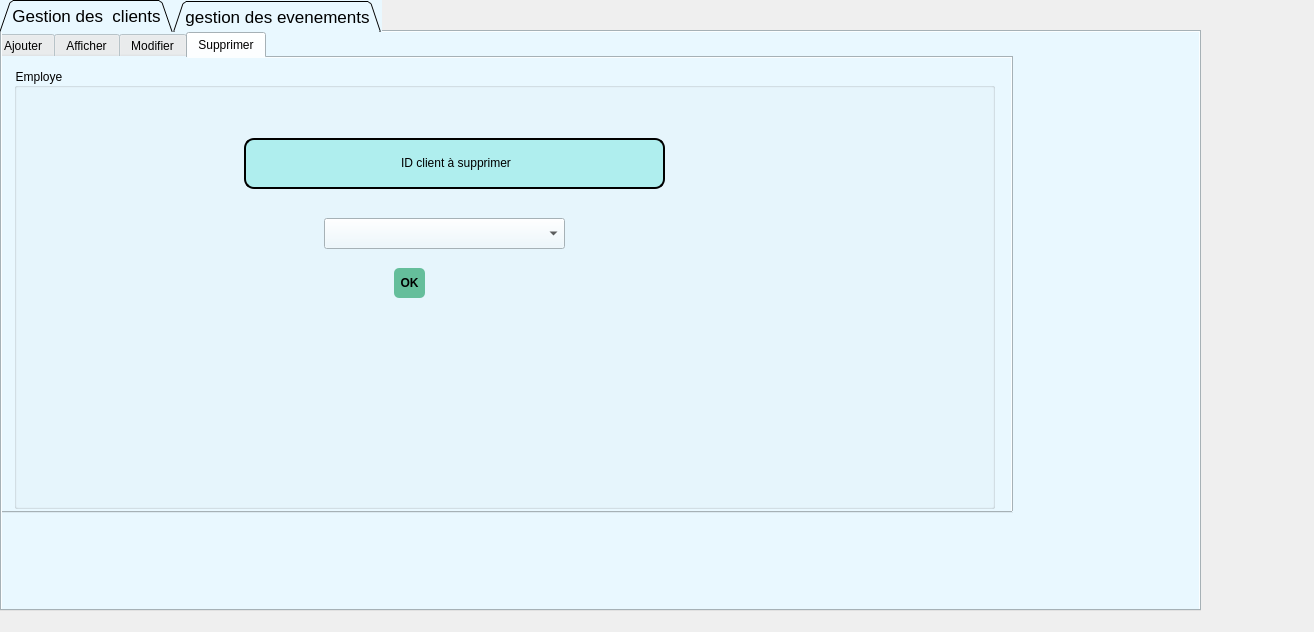
<?xml version="1.0" encoding="UTF-8"?>
<ui version="4.0">
 <class>interface</class>
 <widget class="QDialog" name="interface">
  <property name="geometry">
   <rect>
    <x>0</x>
    <y>0</y>
    <width>1314</width>
    <height>632</height>
   </rect>
  </property>
  <property name="windowTitle">
   <string>Dialog</string>
  </property>
  <widget class="QTabWidget" name="tab_9">
   <property name="geometry">
    <rect>
     <x>0</x>
     <y>0</y>
     <width>1201</width>
     <height>611</height>
    </rect>
   </property>
   <property name="font">
    <font>
     <pointsize>13</pointsize>
    </font>
   </property>
   <property name="styleSheet">
    <string notr="true">background-color:rgb(233,248,255);</string>
   </property>
   <property name="tabShape">
    <enum>QTabWidget::Triangular</enum>
   </property>
   <property name="currentIndex">
    <number>0</number>
   </property>
   <widget class="QWidget" name="tab">
    <attribute name="title">
     <string>Gestion des  clients</string>
    </attribute>
    <widget class="QTabWidget" name="tabWidget_2">
     <property name="geometry">
      <rect>
       <x>-10</x>
       <y>0</y>
       <width>1021</width>
       <height>481</height>
      </rect>
     </property>
     <property name="styleSheet">
      <string notr="true">background-color:rgb(233,248,255);</string>
     </property>
     <property name="currentIndex">
      <number>3</number>
     </property>
     <widget class="QWidget" name="tab_3">
      <attribute name="title">
       <string>Ajouter</string>
      </attribute>
      <widget class="QGroupBox" name="groupBox_13">
       <property name="geometry">
        <rect>
         <x>10</x>
         <y>10</y>
         <width>941</width>
         <height>401</height>
        </rect>
       </property>
       <property name="title">
        <string>Employe</string>
       </property>
       <widget class="QLabel" name="label_32">
        <property name="geometry">
         <rect>
          <x>80</x>
          <y>80</y>
          <width>111</width>
          <height>31</height>
         </rect>
        </property>
        <property name="styleSheet">
         <string notr="true">font: 75 12pt &quot;MS Shell Dlg 2&quot;;</string>
        </property>
        <property name="text">
         <string>&lt;html&gt;&lt;head/&gt;&lt;body&gt;&lt;p align=&quot;center&quot;&gt;&lt;span style=&quot; font-size:9pt;&quot;&gt;Nom&lt;/span&gt;&lt;/p&gt;&lt;/body&gt;&lt;/html&gt;</string>
        </property>
       </widget>
       <widget class="QLineEdit" name="lineEdit_1">
        <property name="geometry">
         <rect>
          <x>300</x>
          <y>30</y>
          <width>221</width>
          <height>31</height>
         </rect>
        </property>
        <property name="styleSheet">
         <string notr="true">background-color: rgb(94, 255, 242);</string>
        </property>
       </widget>
       <widget class="QLabel" name="label_33">
        <property name="geometry">
         <rect>
          <x>80</x>
          <y>130</y>
          <width>111</width>
          <height>31</height>
         </rect>
        </property>
        <property name="text">
         <string>&lt;html&gt;&lt;head/&gt;&lt;body&gt;&lt;p align=&quot;center&quot;&gt;&lt;span style=&quot; font-size:9pt;&quot;&gt;Prénom&lt;/span&gt;&lt;/p&gt;&lt;/body&gt;&lt;/html&gt;</string>
        </property>
       </widget>
       <widget class="QLineEdit" name="lineEdit_2">
        <property name="geometry">
         <rect>
          <x>300</x>
          <y>80</y>
          <width>221</width>
          <height>41</height>
         </rect>
        </property>
        <property name="styleSheet">
         <string notr="true">background-color: rgb(94, 255, 242);</string>
        </property>
       </widget>
       <widget class="QLabel" name="label_34">
        <property name="geometry">
         <rect>
          <x>80</x>
          <y>180</y>
          <width>111</width>
          <height>31</height>
         </rect>
        </property>
        <property name="text">
         <string>&lt;html&gt;&lt;head/&gt;&lt;body&gt;&lt;p align=&quot;center&quot;&gt;&lt;span style=&quot; font-size:9pt;&quot;&gt;Num. Tel&lt;/span&gt;&lt;/p&gt;&lt;/body&gt;&lt;/html&gt;</string>
        </property>
       </widget>
       <widget class="QLineEdit" name="lineEdit_3">
        <property name="geometry">
         <rect>
          <x>300</x>
          <y>130</y>
          <width>221</width>
          <height>41</height>
         </rect>
        </property>
        <property name="styleSheet">
         <string notr="true">background-color: rgb(94, 255, 242);</string>
        </property>
       </widget>
       <widget class="QLabel" name="label_35">
        <property name="geometry">
         <rect>
          <x>80</x>
          <y>40</y>
          <width>111</width>
          <height>31</height>
         </rect>
        </property>
        <property name="styleSheet">
         <string notr="true">font: 75 12pt &quot;MS Shell Dlg 2&quot;;</string>
        </property>
        <property name="text">
         <string>&lt;html&gt;&lt;head/&gt;&lt;body&gt;&lt;p align=&quot;center&quot;&gt;&lt;span style=&quot; font-size:9pt;&quot;&gt;ID &lt;/span&gt;&lt;/p&gt;&lt;p align=&quot;center&quot;&gt;&lt;br/&gt;&lt;/p&gt;&lt;/body&gt;&lt;/html&gt;</string>
        </property>
       </widget>
       <widget class="QLineEdit" name="lineEdit_4">
        <property name="geometry">
         <rect>
          <x>300</x>
          <y>180</y>
          <width>221</width>
          <height>41</height>
         </rect>
        </property>
        <property name="styleSheet">
         <string notr="true">background-color: rgb(94, 255, 242);</string>
        </property>
       </widget>
       <widget class="QPushButton" name="pushButton_ajouter_client">
        <property name="geometry">
         <rect>
          <x>590</x>
          <y>340</y>
          <width>91</width>
          <height>31</height>
         </rect>
        </property>
        <property name="styleSheet">
         <string notr="true">QPushButton {
padding: 5px;
border-radius: 5px;
background-color:rgb(101, 190, 155);
font-weight: bold;
}
QPushButton:hover
{
color :white;
}</string>
        </property>
        <property name="text">
         <string>ok</string>
        </property>
       </widget>
       <widget class="QLabel" name="label_39">
        <property name="geometry">
         <rect>
          <x>70</x>
          <y>240</y>
          <width>111</width>
          <height>31</height>
         </rect>
        </property>
        <property name="text">
         <string>&lt;html&gt;&lt;head/&gt;&lt;body&gt;&lt;p align=&quot;center&quot;&gt;&lt;span style=&quot; font-size:9pt;&quot;&gt;CIN&lt;/span&gt;&lt;/p&gt;&lt;p align=&quot;center&quot;&gt;&lt;br/&gt;&lt;/p&gt;&lt;/body&gt;&lt;/html&gt;</string>
        </property>
       </widget>
       <widget class="QLineEdit" name="lineEdit_5">
        <property name="geometry">
         <rect>
          <x>300</x>
          <y>230</y>
          <width>221</width>
          <height>41</height>
         </rect>
        </property>
        <property name="styleSheet">
         <string notr="true">background-color: rgb(94, 255, 242);</string>
        </property>
       </widget>
       <widget class="QLabel" name="label_41">
        <property name="geometry">
         <rect>
          <x>80</x>
          <y>280</y>
          <width>111</width>
          <height>31</height>
         </rect>
        </property>
        <property name="text">
         <string>&lt;html&gt;&lt;head/&gt;&lt;body&gt;&lt;p align=&quot;center&quot;&gt;Email&lt;/p&gt;&lt;/body&gt;&lt;/html&gt;</string>
        </property>
       </widget>
       <widget class="QLineEdit" name="lineEdit_6">
        <property name="geometry">
         <rect>
          <x>300</x>
          <y>280</y>
          <width>221</width>
          <height>41</height>
         </rect>
        </property>
        <property name="styleSheet">
         <string notr="true">background-color: rgb(94, 255, 242);</string>
        </property>
       </widget>
       <widget class="QLabel" name="label_42">
        <property name="geometry">
         <rect>
          <x>80</x>
          <y>350</y>
          <width>111</width>
          <height>31</height>
         </rect>
        </property>
        <property name="text">
         <string>&lt;html&gt;&lt;head/&gt;&lt;body&gt;&lt;p align=&quot;center&quot;&gt;age
&lt;/p&gt;&lt;p align=&quot;center&quot;&gt;&lt;br/&gt;&lt;/p&gt;&lt;/body&gt;&lt;/html&gt;</string>
        </property>
       </widget>
       <widget class="QLineEdit" name="lineEdit_9">
        <property name="geometry">
         <rect>
          <x>300</x>
          <y>340</y>
          <width>221</width>
          <height>41</height>
         </rect>
        </property>
        <property name="styleSheet">
         <string notr="true">background-color: rgb(94, 255, 242);</string>
        </property>
       </widget>
      </widget>
     </widget>
     <widget class="QWidget" name="tab_6">
      <attribute name="title">
       <string>Afficher</string>
      </attribute>
      <widget class="QLabel" name="label_37">
       <property name="geometry">
        <rect>
         <x>680</x>
         <y>220</y>
         <width>91</width>
         <height>31</height>
        </rect>
       </property>
       <property name="text">
        <string>&lt;html&gt;&lt;head/&gt;&lt;body&gt;&lt;p align=&quot;center&quot;&gt;&lt;span style=&quot; font-size:9pt;&quot;&gt;ID &lt;/span&gt;&lt;/p&gt;&lt;/body&gt;&lt;/html&gt;</string>
       </property>
      </widget>
      <widget class="QLineEdit" name="lineEdit_13">
       <property name="geometry">
        <rect>
         <x>800</x>
         <y>220</y>
         <width>171</width>
         <height>41</height>
        </rect>
       </property>
       <property name="styleSheet">
        <string notr="true">background-color: rgb(94, 255, 242);</string>
       </property>
      </widget>
      <widget class="QPushButton" name="pushButton_rechercher_client">
       <property name="geometry">
        <rect>
         <x>730</x>
         <y>280</y>
         <width>161</width>
         <height>41</height>
        </rect>
       </property>
       <property name="styleSheet">
        <string notr="true">QPushButton {
padding: 5px;
border-radius: 5px;
background-color:rgb(101, 190, 155);
font-weight: bold;
}
QPushButton:hover
{
color :white;
}</string>
       </property>
       <property name="text">
        <string>Rechercher</string>
       </property>
      </widget>
      <widget class="QGroupBox" name="groupBox_22">
       <property name="geometry">
        <rect>
         <x>660</x>
         <y>20</y>
         <width>281</width>
         <height>181</height>
        </rect>
       </property>
       <property name="title">
        <string/>
       </property>
       <widget class="QRadioButton" name="radioButton_tri_client">
        <property name="geometry">
         <rect>
          <x>50</x>
          <y>20</y>
          <width>161</width>
          <height>31</height>
         </rect>
        </property>
        <property name="styleSheet">
         <string notr="true">border: 2px solid black;
border-radius: 10px;
padding: 0 8px;
background: #AFEEEE;
font: bold, &quot;Comic Sans MS&quot;;;
text-align:center;</string>
        </property>
        <property name="text">
         <string>Trier par ID</string>
        </property>
       </widget>
       <widget class="QRadioButton" name="radioButton_tri_client_2">
        <property name="geometry">
         <rect>
          <x>50</x>
          <y>70</y>
          <width>161</width>
          <height>31</height>
         </rect>
        </property>
        <property name="styleSheet">
         <string notr="true">border: 2px solid black;
border-radius: 10px;
padding: 0 8px;
background: #AFEEEE;
font: bold, &quot;Comic Sans MS&quot;;;
text-align:center;</string>
        </property>
        <property name="text">
         <string>Trier par Age</string>
        </property>
       </widget>
      </widget>
      <widget class="QTableView" name="tabclient">
       <property name="geometry">
        <rect>
         <x>40</x>
         <y>20</y>
         <width>591</width>
         <height>351</height>
        </rect>
       </property>
       <property name="styleSheet">
        <string notr="true">background-color: rgb(255, 255, 255);</string>
       </property>
      </widget>
      <widget class="QPushButton" name="pushButton_imprimer">
       <property name="geometry">
        <rect>
         <x>250</x>
         <y>380</y>
         <width>76</width>
         <height>30</height>
        </rect>
       </property>
       <property name="styleSheet">
        <string notr="true">QPushButton {
padding: 5px;
border-radius: 5px;
background-color:rgb(101, 190, 155);
font-weight: bold;
}
QPushButton:hover
{
color :white;
}</string>
       </property>
       <property name="text">
        <string>Imprimer</string>
       </property>
      </widget>
     </widget>
     <widget class="QWidget" name="tab_5">
      <attribute name="title">
       <string>Modifier</string>
      </attribute>
      <widget class="QGroupBox" name="groupBox_14">
       <property name="geometry">
        <rect>
         <x>20</x>
         <y>10</y>
         <width>981</width>
         <height>391</height>
        </rect>
       </property>
       <property name="title">
        <string>client</string>
       </property>
       <widget class="QLabel" name="label_47">
        <property name="geometry">
         <rect>
          <x>80</x>
          <y>110</y>
          <width>111</width>
          <height>31</height>
         </rect>
        </property>
        <property name="text">
         <string>&lt;html&gt;&lt;head/&gt;&lt;body&gt;&lt;p align=&quot;center&quot;&gt;&lt;span style=&quot; font-size:9pt;&quot;&gt;Num. Tel&lt;/span&gt;&lt;/p&gt;&lt;/body&gt;&lt;/html&gt;</string>
        </property>
       </widget>
       <widget class="QLabel" name="label_48">
        <property name="geometry">
         <rect>
          <x>80</x>
          <y>50</y>
          <width>111</width>
          <height>31</height>
         </rect>
        </property>
        <property name="text">
         <string>&lt;html&gt;&lt;head/&gt;&lt;body&gt;&lt;p align=&quot;center&quot;&gt;&lt;span style=&quot; font-size:9pt;&quot;&gt;ID &lt;/span&gt;&lt;/p&gt;&lt;/body&gt;&lt;/html&gt;</string>
        </property>
       </widget>
       <widget class="QLineEdit" name="lineEdit_21">
        <property name="geometry">
         <rect>
          <x>300</x>
          <y>90</y>
          <width>231</width>
          <height>61</height>
         </rect>
        </property>
        <property name="styleSheet">
         <string notr="true">background-color: rgb(94, 255, 242);</string>
        </property>
       </widget>
       <widget class="QPushButton" name="pushButton_modifier_client">
        <property name="geometry">
         <rect>
          <x>640</x>
          <y>260</y>
          <width>101</width>
          <height>41</height>
         </rect>
        </property>
        <property name="styleSheet">
         <string notr="true">QPushButton {
padding: 5px;
border-radius: 5px;
background-color:rgb(101, 190, 155);
font-weight: bold;
}
QPushButton:hover
{
color :white;
}</string>
        </property>
        <property name="text">
         <string>Modifier</string>
        </property>
       </widget>
       <widget class="QComboBox" name="comboBox_ID_modifier">
        <property name="geometry">
         <rect>
          <x>300</x>
          <y>50</y>
          <width>231</width>
          <height>31</height>
         </rect>
        </property>
        <property name="styleSheet">
         <string notr="true">background-color:rgb(233,248,255);</string>
        </property>
       </widget>
       <widget class="QLabel" name="label_50">
        <property name="geometry">
         <rect>
          <x>80</x>
          <y>180</y>
          <width>111</width>
          <height>31</height>
         </rect>
        </property>
        <property name="text">
         <string>&lt;html&gt;&lt;head/&gt;&lt;body&gt;&lt;p align=&quot;center&quot;&gt;&lt;span style=&quot; font-size:9pt;&quot;&gt;age
&lt;/span&gt;&lt;/p&gt;&lt;p align=&quot;center&quot;&gt;&lt;br/&gt;&lt;/p&gt;&lt;/body&gt;&lt;/html&gt;</string>
        </property>
       </widget>
       <widget class="QLineEdit" name="lineEdit_22">
        <property name="geometry">
         <rect>
          <x>300</x>
          <y>160</y>
          <width>231</width>
          <height>61</height>
         </rect>
        </property>
        <property name="styleSheet">
         <string notr="true">background-color: rgb(94, 255, 242);</string>
        </property>
       </widget>
      </widget>
     </widget>
     <widget class="QWidget" name="tab_4">
      <attribute name="title">
       <string>Supprimer</string>
      </attribute>
      <widget class="QGroupBox" name="groupBox_15">
       <property name="geometry">
        <rect>
         <x>20</x>
         <y>10</y>
         <width>981</width>
         <height>441</height>
        </rect>
       </property>
       <property name="title">
        <string>Employe</string>
       </property>
       <widget class="QLabel" name="label_11">
        <property name="geometry">
         <rect>
          <x>230</x>
          <y>70</y>
          <width>421</width>
          <height>51</height>
         </rect>
        </property>
        <property name="styleSheet">
         <string notr="true">border: 2px solid black;
border-radius: 10px;
padding: 0 8px;
background: #AFEEEE;
font: bold, &quot;Comic Sans MS&quot;;;
text-align:center;</string>
        </property>
        <property name="text">
         <string>&lt;html&gt;&lt;head/&gt;&lt;body&gt;&lt;p align=&quot;center&quot;&gt;&lt;span style=&quot; font-size:9pt;&quot;&gt;ID client à supprimer&lt;/span&gt;&lt;/p&gt;&lt;/body&gt;&lt;/html&gt;</string>
        </property>
       </widget>
       <widget class="QPushButton" name="pushButton_supprimer_client">
        <property name="geometry">
         <rect>
          <x>380</x>
          <y>200</y>
          <width>31</width>
          <height>30</height>
         </rect>
        </property>
        <property name="styleSheet">
         <string notr="true">QPushButton {
padding: 5px;
border-radius: 5px;
background-color:rgb(101, 190, 155);
font-weight: bold;
}
QPushButton:hover
{
color :white;
}</string>
        </property>
        <property name="text">
         <string>OK</string>
        </property>
       </widget>
       <widget class="QComboBox" name="comboBox_2">
        <property name="geometry">
         <rect>
          <x>310</x>
          <y>150</y>
          <width>241</width>
          <height>31</height>
         </rect>
        </property>
        <property name="styleSheet">
         <string notr="true">background-color:rgb(233,248,255);</string>
        </property>
       </widget>
      </widget>
     </widget>
    </widget>
   </widget>
   <widget class="QWidget" name="tab_7">
    <attribute name="title">
     <string>gestion des evenements</string>
    </attribute>
    <widget class="QTableView" name="tabevenement_2">
     <property name="geometry">
      <rect>
       <x>10</x>
       <y>20</y>
       <width>551</width>
       <height>361</height>
      </rect>
     </property>
    </widget>
    <widget class="QTabWidget" name="tabWidget_5">
     <property name="geometry">
      <rect>
       <x>580</x>
       <y>30</y>
       <width>411</width>
       <height>361</height>
      </rect>
     </property>
     <property name="currentIndex">
      <number>2</number>
     </property>
     <widget class="QWidget" name="tab_16">
      <attribute name="title">
       <string>ajouter</string>
      </attribute>
      <widget class="QLabel" name="label_29">
       <property name="geometry">
        <rect>
         <x>45</x>
         <y>40</y>
         <width>51</width>
         <height>20</height>
        </rect>
       </property>
       <property name="text">
        <string>ID_EVENT</string>
       </property>
      </widget>
      <widget class="QLabel" name="label_30">
       <property name="geometry">
        <rect>
         <x>40</x>
         <y>90</y>
         <width>56</width>
         <height>16</height>
        </rect>
       </property>
       <property name="text">
        <string>TITRE</string>
       </property>
      </widget>
      <widget class="QLabel" name="label_31">
       <property name="geometry">
        <rect>
         <x>40</x>
         <y>140</y>
         <width>56</width>
         <height>16</height>
        </rect>
       </property>
       <property name="text">
        <string>LIEU</string>
       </property>
      </widget>
      <widget class="QLabel" name="label_36">
       <property name="geometry">
        <rect>
         <x>40</x>
         <y>190</y>
         <width>56</width>
         <height>16</height>
        </rect>
       </property>
       <property name="text">
        <string>CATH</string>
       </property>
      </widget>
      <widget class="QLabel" name="label_38">
       <property name="geometry">
        <rect>
         <x>40</x>
         <y>240</y>
         <width>56</width>
         <height>16</height>
        </rect>
       </property>
       <property name="text">
        <string>DATE</string>
       </property>
      </widget>
      <widget class="QLineEdit" name="leid_3">
       <property name="geometry">
        <rect>
         <x>160</x>
         <y>40</y>
         <width>113</width>
         <height>22</height>
        </rect>
       </property>
      </widget>
      <widget class="QLineEdit" name="letitre_3">
       <property name="geometry">
        <rect>
         <x>160</x>
         <y>90</y>
         <width>113</width>
         <height>22</height>
        </rect>
       </property>
      </widget>
      <widget class="QLineEdit" name="lelieu_2">
       <property name="geometry">
        <rect>
         <x>160</x>
         <y>140</y>
         <width>113</width>
         <height>22</height>
        </rect>
       </property>
      </widget>
      <widget class="QLineEdit" name="lecath_2">
       <property name="geometry">
        <rect>
         <x>160</x>
         <y>190</y>
         <width>113</width>
         <height>22</height>
        </rect>
       </property>
      </widget>
      <widget class="QLineEdit" name="ledate_3">
       <property name="geometry">
        <rect>
         <x>160</x>
         <y>240</y>
         <width>113</width>
         <height>22</height>
        </rect>
       </property>
      </widget>
      <widget class="QPushButton" name="pbajouter1_2">
       <property name="geometry">
        <rect>
         <x>300</x>
         <y>290</y>
         <width>93</width>
         <height>28</height>
        </rect>
       </property>
       <property name="text">
        <string>valider</string>
       </property>
      </widget>
     </widget>
     <widget class="QWidget" name="tab_17">
      <attribute name="title">
       <string>modifier</string>
      </attribute>
      <widget class="QLabel" name="label_40">
       <property name="geometry">
        <rect>
         <x>30</x>
         <y>40</y>
         <width>61</width>
         <height>16</height>
        </rect>
       </property>
       <property name="text">
        <string>ID_EVENT</string>
       </property>
      </widget>
      <widget class="QLabel" name="label_43">
       <property name="geometry">
        <rect>
         <x>30</x>
         <y>90</y>
         <width>56</width>
         <height>16</height>
        </rect>
       </property>
       <property name="text">
        <string>TITRE</string>
       </property>
      </widget>
      <widget class="QLabel" name="label_44">
       <property name="geometry">
        <rect>
         <x>30</x>
         <y>140</y>
         <width>56</width>
         <height>16</height>
        </rect>
       </property>
       <property name="text">
        <string>LIEU</string>
       </property>
      </widget>
      <widget class="QLabel" name="label_45">
       <property name="geometry">
        <rect>
         <x>30</x>
         <y>180</y>
         <width>56</width>
         <height>16</height>
        </rect>
       </property>
       <property name="text">
        <string>CATH</string>
       </property>
      </widget>
      <widget class="QLabel" name="label_46">
       <property name="geometry">
        <rect>
         <x>30</x>
         <y>230</y>
         <width>56</width>
         <height>16</height>
        </rect>
       </property>
       <property name="text">
        <string>DATE</string>
       </property>
      </widget>
      <widget class="QLineEdit" name="idmod1_2">
       <property name="geometry">
        <rect>
         <x>160</x>
         <y>40</y>
         <width>113</width>
         <height>22</height>
        </rect>
       </property>
      </widget>
      <widget class="QLineEdit" name="titremod1_2">
       <property name="geometry">
        <rect>
         <x>160</x>
         <y>90</y>
         <width>113</width>
         <height>22</height>
        </rect>
       </property>
      </widget>
      <widget class="QLineEdit" name="lieumod1_2">
       <property name="geometry">
        <rect>
         <x>160</x>
         <y>140</y>
         <width>113</width>
         <height>22</height>
        </rect>
       </property>
      </widget>
      <widget class="QLineEdit" name="cathmod1_2">
       <property name="geometry">
        <rect>
         <x>160</x>
         <y>180</y>
         <width>113</width>
         <height>22</height>
        </rect>
       </property>
      </widget>
      <widget class="QLineEdit" name="datemod1_2">
       <property name="geometry">
        <rect>
         <x>160</x>
         <y>230</y>
         <width>113</width>
         <height>22</height>
        </rect>
       </property>
      </widget>
      <widget class="QPushButton" name="pbmodif1_2">
       <property name="geometry">
        <rect>
         <x>300</x>
         <y>300</y>
         <width>93</width>
         <height>28</height>
        </rect>
       </property>
       <property name="text">
        <string>modifier</string>
       </property>
      </widget>
     </widget>
     <widget class="QWidget" name="tab_18">
      <attribute name="title">
       <string>supprimer</string>
      </attribute>
      <widget class="QLabel" name="label_49">
       <property name="geometry">
        <rect>
         <x>50</x>
         <y>70</y>
         <width>81</width>
         <height>20</height>
        </rect>
       </property>
       <property name="text">
        <string>IDENTIFIANT</string>
       </property>
      </widget>
      <widget class="QLineEdit" name="idsupp1_2">
       <property name="geometry">
        <rect>
         <x>180</x>
         <y>70</y>
         <width>113</width>
         <height>22</height>
        </rect>
       </property>
      </widget>
      <widget class="QPushButton" name="pbsupp1_2">
       <property name="geometry">
        <rect>
         <x>120</x>
         <y>140</y>
         <width>93</width>
         <height>28</height>
        </rect>
       </property>
       <property name="text">
        <string>supprimer</string>
       </property>
      </widget>
     </widget>
    </widget>
    <widget class="QLineEdit" name="Asearch_2">
     <property name="geometry">
      <rect>
       <x>180</x>
       <y>430</y>
       <width>151</width>
       <height>22</height>
      </rect>
     </property>
    </widget>
    <widget class="QPushButton" name="pbimprim_2">
     <property name="geometry">
      <rect>
       <x>680</x>
       <y>460</y>
       <width>93</width>
       <height>28</height>
      </rect>
     </property>
     <property name="text">
      <string>imprimer</string>
     </property>
    </widget>
    <widget class="QLabel" name="label_51">
     <property name="geometry">
      <rect>
       <x>80</x>
       <y>420</y>
       <width>91</width>
       <height>31</height>
      </rect>
     </property>
     <property name="text">
      <string>&lt;html&gt;&lt;head/&gt;&lt;body&gt;&lt;p align=&quot;center&quot;&gt;&lt;span style=&quot; font-size:9pt;&quot;&gt;ID &lt;/span&gt;&lt;/p&gt;&lt;/body&gt;&lt;/html&gt;</string>
     </property>
    </widget>
    <widget class="QPushButton" name="pushButton_rechercher_evenements">
     <property name="geometry">
      <rect>
       <x>110</x>
       <y>470</y>
       <width>161</width>
       <height>41</height>
      </rect>
     </property>
     <property name="styleSheet">
      <string notr="true">QPushButton {
padding: 5px;
border-radius: 5px;
background-color:rgb(101, 190, 155);
font-weight: bold;
}
QPushButton:hover
{
color :white;
}</string>
     </property>
     <property name="text">
      <string>Rechercher</string>
     </property>
    </widget>
   </widget>
  </widget>
 </widget>
 <resources/>
 <connections/>
</ui>
